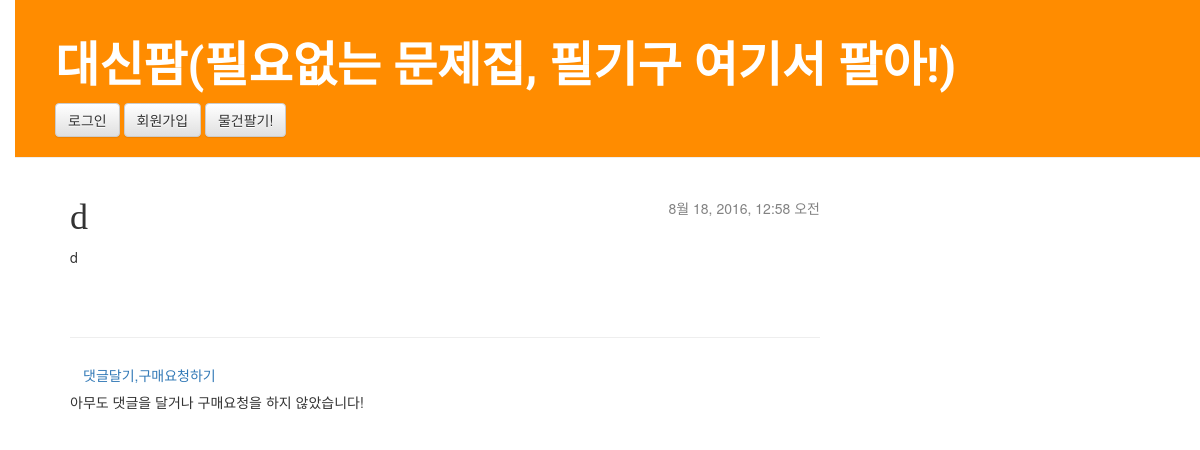
The app's page /post/24/ with its own data.
### mysite/models.py (models this page shows, shortened)
class Post(models.Model):
    seller = models.ForeignKey('auth.User')
    product = models.CharField('PRODUCT',max_length=50)
    description = models.TextField('DESCRIPTION')
    pub_date = models.DateTimeField(default = timezone.now)
    price = models.IntegerField()

### mysite/views.py (the view)
# urls.py: url(r'^post/(?P<pk>[0-9]+)/$',views.post_detail, name='post_detail'),
def post_detail(request, pk):
    post = get_object_or_404(Post, pk=pk)
    return render(request, 'mysite/post_detail.html', {'post':post})

### mysite/templates/mysite/post_detail.html (shortened to what this page needs)
{% extends 'mysite/base.html' %}
{% block content %}
    <div class="post">
        <div class="date">
            {{ post.pub_date }}
        </div>
        <h1>{{ post.product }}</h1>
        <p>{{ post.description|linebreaksbr }}</p>
    </div>
    <hr>
    <a class="btn btn=default" href ="{% url 'add_comment_to_post' pk=post.pk %]">댓글달기,구매요청하기</a>
    {% for comment in post.comments.all %}
    {% empty %}
        <p> 아무도 댓글을 달거나 구매요청을 하지 않았습니다! </p>
{% endblock %}

### mysite/static/css/mysite.css (style rules this page uses)
body { padding-left: 15px; }
h1, h2, h3, h4 { font-family: 'Lobster', cursive; }
.date { float: right; color: #828282; }
.post { margin-bottom: 70px; }

### records on screen
Post: pub_date "8월 18, 2016, 12:58 오전", product "d", description "d"
